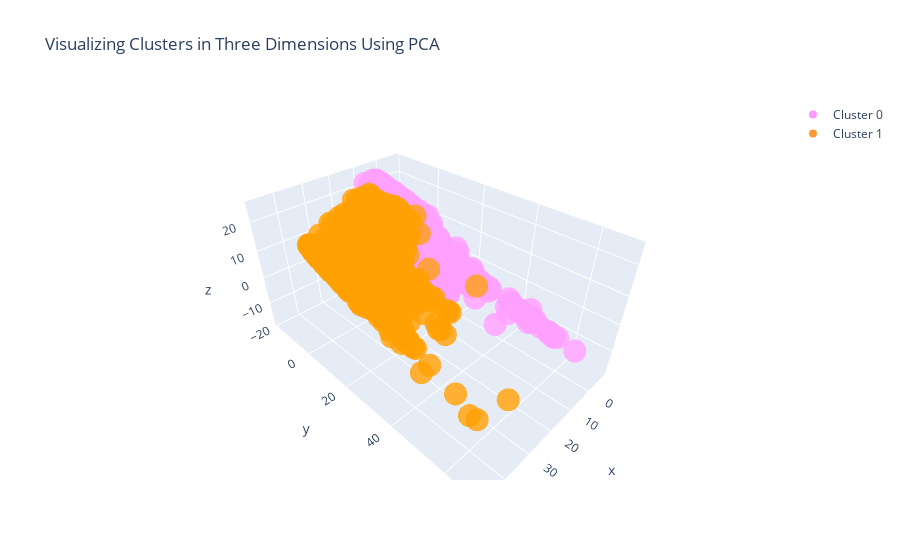

Notebook cell for this chart:
### Code cell
cluster_3d(df)

### Figure 1 — Plotly figure (JSON) as saved in the notebook; plotly's stock layout.template omitted (floating-point values rounded to 4 significant figures; data arrays with more than 128 entries replaced by an {"elided": "..."} marker saying what was removed)
{"data": [{"marker": {"color": "rgba(255, 128, 255, 0.8)"}, "mode": "markers", "name": "Cluster 0", "type": "scatter3d", "x": {"elided": "8699 float values"}, "y": {"elided": "8699 float values"}, "z": {"elided": "8699 float values"}}, {"marker": {"color": "rgba(255, 128, 2, 0.8)"}, "mode": "markers", "name": "Cluster 1", "type": "scatter3d", "x": {"elided": "1301 float values"}, "y": {"elided": "1301 float values"}, "z": {"elided": "1301 float values"}}], "layout": {"title": {"text": "Visualizing Clusters in Three Dimensions Using PCA"}, "xaxis": {"ticklen": 5, "title": {"text": "PC1"}, "zeroline": false}, "yaxis": {"ticklen": 5, "title": {"text": "PC2"}, "zeroline": false}}}
